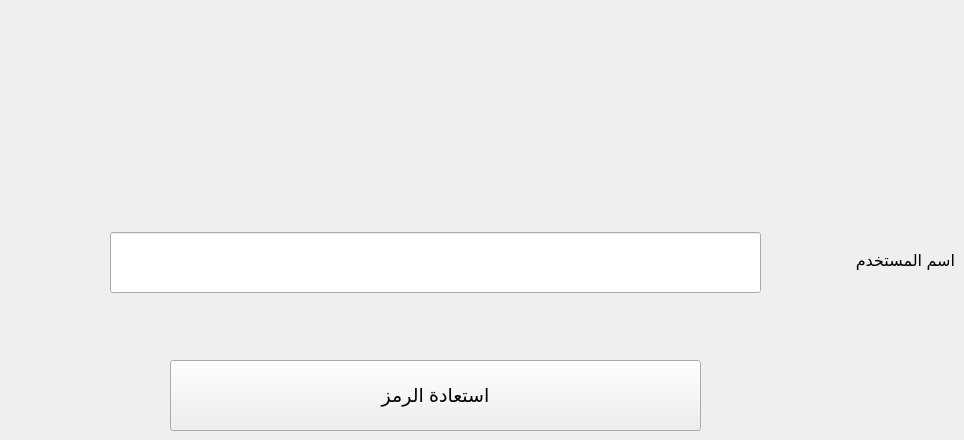
     <widget class="QWidget" name="tab_2">
      <attribute name="title">
       <string>Tab 2</string>
      </attribute>
      <widget class="QLabel" name="label_5">
       <property name="geometry">
        <rect>
         <x>784</x>
         <y>230</y>
         <width>171</width>
         <height>61</height>
        </rect>
       </property>
       <property name="font">
        <font>
         <family>Segoe UI</family>
         <pointsize>12</pointsize>
         <weight>50</weight>
         <bold>false</bold>
        </font>
       </property>
       <property name="text">
        <string>اسم المستخدم</string>
       </property>
      </widget>
      <widget class="QLineEdit" name="lineEdit_7">
       <property name="geometry">
        <rect>
         <x>110</x>
         <y>232</y>
         <width>651</width>
         <height>61</height>
        </rect>
       </property>
       <property name="font">
        <font>
         <pointsize>15</pointsize>
         <weight>50</weight>
         <bold>false</bold>
        </font>
       </property>
       <property name="placeholderText">
        <string/>
       </property>
       <property name="clearButtonEnabled">
        <bool>false</bool>
       </property>
      </widget>
      <widget class="QPushButton" name="pushButton_10">
       <property name="geometry">
        <rect>
         <x>170</x>
         <y>360</y>
         <width>531</width>
         <height>71</height>
        </rect>
       </property>
       <property name="font">
        <font>
         <pointsize>14</pointsize>
        </font>
       </property>
       <property name="text">
        <string>استعادة الرمز</string>
       </property>
      </widget>
     </widget>
